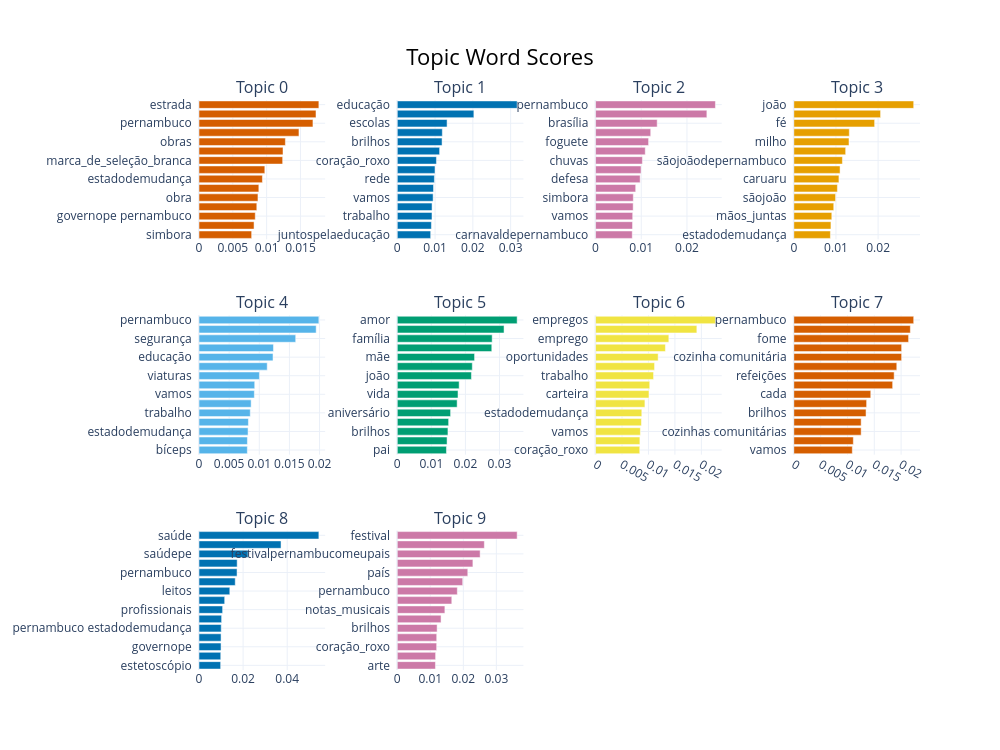

Here is the notebook cell this chart was saved with:
### Markdown cell above
## Visualizações nativas (Plotly interativo)

Três visualizações complementares geradas pelo próprio BERTopic:

| Visualização | Pergunta que responde |
|---|---|
| `visualize_barchart` | *Do que cada tópico fala?* |
| `visualize_topics` | *Como os tópicos se relacionam?* (mapa 2D) |
| `visualize_hierarchy` | *Quais tópicos são candidatos a fusão?* |

Salvas em `data/output/*.html` para consulta offline.

### Code cell
if len(topics_keywords) >= 2:
    fig_bar = topic_model.visualize_barchart(
        top_n_topics=min(10, len(topics_keywords)), n_words=15
    )
    fig_bar.write_html(RESULTS_DIR / "bertopic_barchart.html")
    fig_bar.show()
else:
    print("Poucos tópicos para barchart.")

### Figure 1 — Plotly figure (JSON) as saved in the notebook; plotly's stock layout.template omitted (floating-point values rounded to 4 significant figures)
{"data": [{"marker": {"color": "#D55E00"}, "orientation": "h", "type": "bar", "x": [0.007785, 0.00814, 0.008318, 0.008547, 0.008718, 0.008848, 0.009376, 0.009733, 0.01237, 0.01242, 0.01277, 0.01478, 0.01685, 0.0173, 0.01772], "xaxis": "x", "y": ["simbora  ", "vamos  ", "governope pernambuco  ", "pernambuco estadodemudança  ", "obra  ", "milhões  ", "estadodemudança  ", "segurança  ", "marca_de_seleção_branca  ", "governope  ", "obras  ", "pe  ", "pernambuco  ", "água  ", "estrada  "], "yaxis": "y"}, {"marker": {"color": "#0072B2"}, "orientation": "h", "type": "bar", "x": [0.008839, 0.00903, 0.009189, 0.009205, 0.009486, 0.00959, 0.009823, 0.009986, 0.01036, 0.01121, 0.01185, 0.01192, 0.01318, 0.02027, 0.03172], "xaxis": "x2", "y": ["juntospelaeducação  ", "educaçãope  ", "trabalho  ", "estadual  ", "vamos  ", "escola  ", "rede  ", "livros  ", "coração_roxo  ", "estudantes  ", "brilhos  ", "foguete  ", "escolas  ", "pernambuco  ", "educação  "], "yaxis": "y2"}, {"marker": {"color": "#CC79A7"}, "orientation": "h", "type": "bar", "x": [0.008028, 0.008093, 0.008128, 0.008229, 0.008259, 0.008781, 0.009757, 0.009957, 0.01025, 0.01087, 0.0116, 0.01207, 0.01348, 0.02435, 0.02622], "xaxis": "x3", "y": ["carnavaldepernambuco  ", "defesa civil  ", "vamos  ", "mundo  ", "simbora  ", "energia  ", "defesa  ", "governope  ", "chuvas  ", "trabalho  ", "foguete  ", "coração_roxo  ", "brasília  ", "carnaval  ", "pernambuco  "], "yaxis": "y3"}, {"marker": {"color": "#E69F00"}, "orientation": "h", "type": "bar", "x": [0.008677, 0.008805, 0.009014, 0.009474, 0.009906, 0.01034, 0.0107, 0.01097, 0.01153, 0.0123, 0.01309, 0.01317, 0.01917, 0.02059, 0.02844], "xaxis": "x4", "y": ["estadodemudança  ", "aeroporto  ", "mãos_juntas  ", "coração_roxo  ", "sãojoão  ", "mundo  ", "caruaru  ", "turismo  ", "sãojoãodepernambuco  ", "festa  ", "milho  ", "deus  ", "fé  ", "pernambuco  ", "joão  "], "yaxis": "y4"}, {"marker": {"color": "#56B4E9"}, "orientation": "h", "type": "bar", "x": [0.00802, 0.008032, 0.008139, 0.008197, 0.008507, 0.00865, 0.009183, 0.009245, 0.01002, 0.01132, 0.01228, 0.01235, 0.01604, 0.01944, 0.01989], "xaxis": "x5", "y": ["bíceps  ", "primeira  ", "estadodemudança  ", "pública  ", "trabalho  ", "juntos  ", "vamos  ", "governope  ", "viaturas  ", "novos  ", "educação  ", "mulher  ", "segurança  ", "mulheres  ", "pernambuco  "], "yaxis": "y5"}, {"marker": {"color": "#009E73"}, "orientation": "h", "type": "bar", "x": [0.01443, 0.01461, 0.01487, 0.01507, 0.01565, 0.01757, 0.01783, 0.01816, 0.02176, 0.02201, 0.02268, 0.02773, 0.02785, 0.03133, 0.03518], "xaxis": "x6", "y": ["pai  ", "deus  ", "brilhos  ", "filhos  ", "aniversário  ", "joão nando  ", "vida  ", "feliz  ", "joão  ", "coração_roxo  ", "mãe  ", "nando  ", "família  ", "amo  ", "amor  "], "yaxis": "y6"}, {"marker": {"color": "#F0E442"}, "orientation": "h", "type": "bar", "x": [0.008352, 0.008382, 0.008476, 0.008672, 0.008742, 0.009331, 0.0101, 0.01024, 0.01097, 0.01115, 0.01183, 0.01321, 0.01385, 0.01915, 0.02266], "xaxis": "x7", "y": ["coração_roxo  ", "nordeste  ", "vamos  ", "pernambuco estadodemudança  ", "estadodemudança  ", "geração  ", "carteira  ", "simbora  ", "trabalho  ", "renda  ", "oportunidades  ", "caruaru  ", "emprego  ", "pernambuco  ", "empregos  "], "yaxis": "y7"}, {"marker": {"color": "#D55E00"}, "orientation": "h", "type": "bar", "x": [0.0109, 0.01109, 0.01255, 0.01255, 0.01346, 0.01357, 0.01434, 0.01842, 0.0187, 0.01919, 0.0201, 0.0201, 0.02139, 0.02172, 0.02235], "xaxis": "x8", "y": ["vamos  ", "pernambuco descriçãodovídeo  ", "cozinhas comunitárias  ", "comunitárias  ", "brilhos  ", "prato  ", "cada  ", "cozinhas  ", "refeições  ", "descriçãodovídeo  ", "cozinha comunitária  ", "comunitária  ", "fome  ", "cozinha  ", "pernambuco  "], "yaxis": "y8"}, {"marker": {"color": "#0072B2"}, "orientation": "h", "type": "bar", "x": [0.009822, 0.009868, 0.009995, 0.01001, 0.01008, 0.01026, 0.01071, 0.01165, 0.01398, 0.01644, 0.01726, 0.01731, 0.02224, 0.03721, 0.05437], "xaxis": "x9", "y": ["estetoscópio  ", "estadodemudança  ", "governope  ", "hospitais  ", "pernambuco estadodemudança  ", "qualidade  ", "profissionais  ", "saúdepe governope  ", "leitos  ", "atendimento  ", "pernambuco  ", "saúde pernambuco  ", "saúdepe  ", "hospital  ", "saúde  "], "yaxis": "y9"}, {"marker": {"color": "#CC79A7"}, "orientation": "h", "type": "bar", "x": [0.01156, 0.01161, 0.01192, 0.01194, 0.01206, 0.01325, 0.01441, 0.01651, 0.01818, 0.01981, 0.02135, 0.0229, 0.02509, 0.02636, 0.03629], "xaxis": "x10", "y": ["arte  ", "culturape  ", "coração_roxo  ", "festivalpernambucomeupaís  ", "brilhos  ", "tacha_redonda  ", "notas_musicais  ", "agreste  ", "pernambuco  ", "festival pernambuco  ", "país  ", "pernambuco país  ", "festivalpernambucomeupais  ", "cultura  ", "festival  "], "yaxis": "y10"}], "layout": {"annotations": [{"font": {"size": 16}, "showarrow": false, "text": "Topic 0", "x": 0.0875, "xanchor": "center", "xref": "paper", "y": 1.0, "yanchor": "bottom", "yref": "paper"}, {"font": {"size": 16}, "showarrow": false, "text": "Topic 1", "x": 0.3625, "xanchor": "center", "xref": "paper", "y": 1.0, "yanchor": "bottom", "yref": "paper"}, {"font": {"size": 16}, "showarrow": false, "text": "Topic 2", "x": 0.6375, "xanchor": "center", "xref": "paper", "y": 1.0, "yanchor": "bottom", "yref": "paper"}, {"font": {"size": 16}, "showarrow": false, "text": "Topic 3", "x": 0.9125, "xanchor": "center", "xref": "paper", "y": 1.0, "yanchor": "bottom", "yref": "paper"}, {"font": {"size": 16}, "showarrow": false, "text": "Topic 4", "x": 0.0875, "xanchor": "center", "xref": "paper", "y": 0.6222, "yanchor": "bottom", "yref": "paper"}, {"font": {"size": 16}, "showarrow": false, "text": "Topic 5", "x": 0.3625, "xanchor": "center", "xref": "paper", "y": 0.6222, "yanchor": "bottom", "yref": "paper"}, {"font": {"size": 16}, "showarrow": false, "text": "Topic 6", "x": 0.6375, "xanchor": "center", "xref": "paper", "y": 0.6222, "yanchor": "bottom", "yref": "paper"}, {"font": {"size": 16}, "showarrow": false, "text": "Topic 7", "x": 0.9125, "xanchor": "center", "xref": "paper", "y": 0.6222, "yanchor": "bottom", "yref": "paper"}, {"font": {"size": 16}, "showarrow": false, "text": "Topic 8", "x": 0.0875, "xanchor": "center", "xref": "paper", "y": 0.2444, "yanchor": "bottom", "yref": "paper"}, {"font": {"size": 16}, "showarrow": false, "text": "Topic 9", "x": 0.3625, "xanchor": "center", "xref": "paper", "y": 0.2444, "yanchor": "bottom", "yref": "paper"}], "height": 750, "hoverlabel": {"bgcolor": "white", "font": {"family": "Rockwell", "size": 16}}, "showlegend": false, "title": {"font": {"color": "Black", "size": 22}, "text": "Topic Word Scores", "x": 0.5, "xanchor": "center", "yanchor": "top"}, "width": 1000, "xaxis": {"anchor": "y", "domain": [0.0, 0.175], "showgrid": true}, "xaxis10": {"anchor": "y10", "domain": [0.275, 0.45], "showgrid": true}, "xaxis11": {"anchor": "y11", "domain": [0.55, 0.725], "showgrid": true}, "xaxis12": {"anchor": "y12", "domain": [0.825, 1.0], "showgrid": true}, "xaxis2": {"anchor": "y2", "domain": [0.275, 0.45], "showgrid": true}, "xaxis3": {"anchor": "y3", "domain": [0.55, 0.725], "showgrid": true}, "xaxis4": {"anchor": "y4", "domain": [0.825, 1.0], "showgrid": true}, "xaxis5": {"anchor": "y5", "domain": [0.0, 0.175], "showgrid": true}, "xaxis6": {"anchor": "y6", "domain": [0.275, 0.45], "showgrid": true}, "xaxis7": {"anchor": "y7", "domain": [0.55, 0.725], "showgrid": true}, "xaxis8": {"anchor": "y8", "domain": [0.825, 1.0], "showgrid": true}, "xaxis9": {"anchor": "y9", "domain": [0.0, 0.175], "showgrid": true}, "yaxis": {"anchor": "x", "domain": [0.7556, 1.0], "showgrid": true}, "yaxis10": {"anchor": "x10", "domain": [0.0, 0.2444], "showgrid": true}, "yaxis11": {"anchor": "x11", "domain": [0.0, 0.2444], "showgrid": true}, "yaxis12": {"anchor": "x12", "domain": [0.0, 0.2444], "showgrid": true}, "yaxis2": {"anchor": "x2", "domain": [0.7556, 1.0], "showgrid": true}, "yaxis3": {"anchor": "x3", "domain": [0.7556, 1.0], "showgrid": true}, "yaxis4": {"anchor": "x4", "domain": [0.7556, 1.0], "showgrid": true}, "yaxis5": {"anchor": "x5", "domain": [0.3778, 0.6222], "showgrid": true}, "yaxis6": {"anchor": "x6", "domain": [0.3778, 0.6222], "showgrid": true}, "yaxis7": {"anchor": "x7", "domain": [0.3778, 0.6222], "showgrid": true}, "yaxis8": {"anchor": "x8", "domain": [0.3778, 0.6222], "showgrid": true}, "yaxis9": {"anchor": "x9", "domain": [0.0, 0.2444], "showgrid": true}}}
